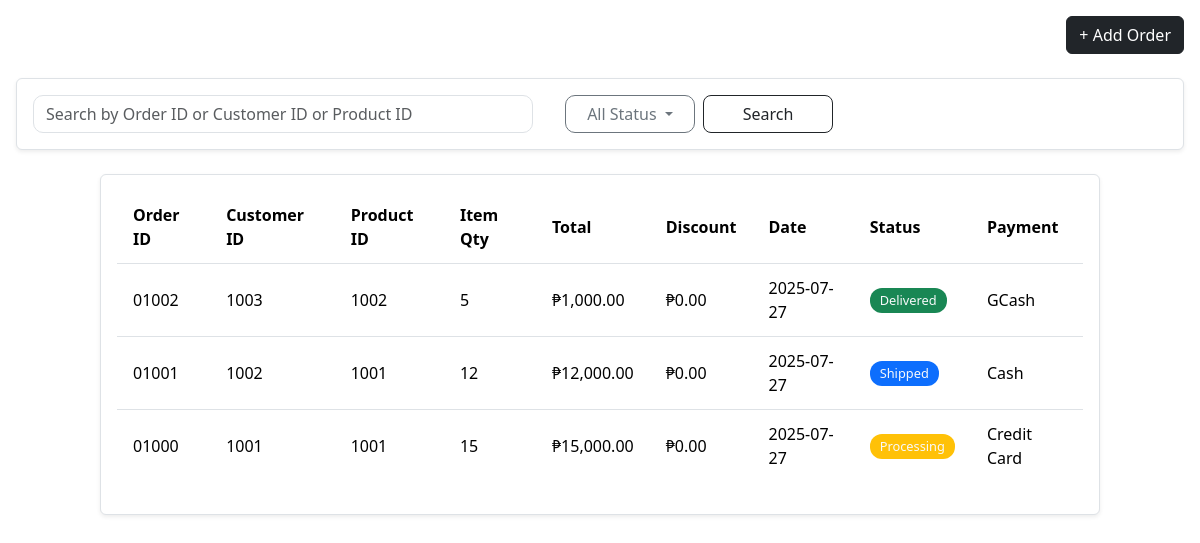
The app's page /order.php with its own data.
### tables this page shows
CREATE TABLE `orders` (
   `order_id` int(11) NOT NULL AUTO_INCREMENT,
   `customer_id` varchar(45) NOT NULL,
   `product_id` varchar(45) NOT NULL,
   `item_quantity` int(11) NOT NULL,
   `total_amount` decimal(10,2) NOT NULL,
   `date_placed` datetime DEFAULT current_timestamp(),
   `status` varchar(45) NOT NULL,
   `payment` varchar(45) NOT NULL,
   `discount` decimal(2,2) NOT NULL DEFAULT 0.00,
   PRIMARY KEY (`order_id`)
 );

### order.php (the view, shortened to what this page needs)
<!DOCTYPE html>
<html lang="en">
<head>
  <link href="https://cdn.jsdelivr.net/npm/bootstrap@5.3.3/dist/css/bootstrap.min.css" rel="stylesheet">
  <link rel="stylesheet" href="order_style.css">
</head>
<body style="background-color: white;">
<div class="flex-grow-1 m-2 py-2 px-2">
    <div class="d-flex justify-content-between align-items-center mb-3">
        <a href="add-order.php" class="btn btn-dark">+ Add Order</a>
    </div>
    <form method="GET" class="search-box mt-4 border rounded shadow-sm p-3 d-flex flex-wrap align-items-center gap-2 justify-content-start"
      style="max-width: 100%;">
        <?php
            $currentStatus = $_GET['status'] ?? 'All';
            $searchTerm = $_GET['search'] ?? '';
        ?>
        <input
            type="text"
            name="search"
            class="form-control"
            style="border-radius: 10px; max-width: 500px;"
            placeholder="Search by Order ID or Customer ID or Product ID"
            value="<?= htmlspecialchars($searchTerm) ?>"
        />
        <div class="dropdown ms-4" style="width: 130px;">
            <button
                class="btn btn-outline-secondary dropdown-toggle w-100"
                style="border-radius: 10px;"
                type="button"
                data-bs-toggle="dropdown"
                aria-expanded="false">
            <?= htmlspecialchars($currentStatus === 'All' ? 'All Status' : $currentStatus) ?>
            </button>
        </div>
        <div style="width: 130px;">
            <button type="submit" class="btn btn-outline-dark w-100">Search</button>
        </div>
    </form>
    <div class="result-box p-3 bg-white border rounded shadow-sm mt-4">
        <div class="table-responsive">
            <table class="table align-top table-hover">
                <thead>
                    <tr>
                        <th>Order ID</th>
                        <th>Customer ID</th>
                        <th>Product ID</th>
                        <th>Item Qty</th>
                        <th>Total</th>
                        <th>Discount</th>
                        <th>Date</th>
                        <th>Status</th>
                        <th>Payment</th>
                    </tr>
                </thead>
                <tbody>
                    <?php
                        include 'db_connection.php';
                        $sql = "SELECT * FROM orders WHERE 1";
                        $sql .= " ORDER BY order_id DESC";
                        $stmt = $conn->prepare($sql);
                        $stmt->execute();
                        $result = $stmt->get_result();
                        if ($result->num_rows > 0) {
                            while ($row = $result->fetch_assoc()) {
                                $orderId = str_pad($row["order_id"], 5, "0", STR_PAD_LEFT);
                                $customerId = htmlspecialchars($row["customer_id"]);
                                $productId = htmlspecialchars($row["product_id"]);
                                $quantity = $row["item_quantity"];
                                $total = "₱" . number_format($row["total_amount"], 2);
                                $discount = "₱" . number_format($row["discount"], 2);
                                $date = date("Y-m-d", strtotime($row["date_placed"]));
                                $status = $row["status"];
                                $payment = $row["payment"];
                                $badgeClass = match(strtolower($status)) {
                                    "processing" => "bg-warning text-light",
                                    "shipped"    => "bg-primary text-light",
                                    "delivered"  => "bg-success text-light",
                                    "cancelled"  => "bg-danger text-light",
                                    default      => "bg-secondary text-light",
                                };
                                echo "
                                <tr>
                                    <td>$orderId</td>
                                    <td>$customerId</td>
                                    <td>$productId</td>
                                    <td>$quantity</td>
                                    <td>$total</td>
                                    <td>$discount</td>
                                    <td>$date</td>
                                    <td><span class='badge $badgeClass'>$status</span></td>
                                    <td>$payment</td>
                                </tr>";
                            }
                        } else {
                            echo "<tr><td colspan='7'>No orders found.</td></tr>";
                        }
                    ?>
                </tbody>
            </table>
        </div>
    </div>
</div>
</body>
</html>

### order_style.css (style rules this page uses)
body { background-color: #f8f9fa; margin: 0; font-family: 'Segoe UI', Tahoma, Geneva, Verdana, sans-serif; }
.search-box { padding: 20px; border: 1px solid #dee2e6; border-radius: 10px; background-color: white; margin: 20px auto 10px auto; max-width: 1000px; }
.search-box input.form-control { border-radius: 8px; }
.search-box .btn, .search-box .dropdown { border-radius: 8px; }
.result-box { border: 1px solid #dee2e6; background-color: white; border-radius: 10px; margin: 0 auto 20px auto; max-width: 1000px; overflow-x: auto; }
.result-box table { width: 100%; border-collapse: separate; border-spacing: 0; border-radius: 10px; overflow: hidden; }
.result-box th, .result-box td { padding: 12px 16px; text-align: left; border-bottom: 1px solid #dee2e6; vertical-align: middle; }
.result-box thead th:first-child { border-top-left-radius: 10px; }
.result-box thead th:last-child { border-top-right-radius: 10px; }
.result-box tbody tr:last-child td { border-bottom: none; }
.badge { font-size: 0.8rem; padding: 6px 10px; border-radius: 12px; font-weight: 500; }
html, body { height: 100%; width: 100%; }

### records on screen
orders: order_id "01002", customer "1003", product "1002", item_quantity "5", total_amount "₱1,000.00", discount "₱0.00", date_placed "2025-07-27", status "Delivered", payment "GCash"
orders: order_id "01001", customer "1002", product "1001", item_quantity "12", total_amount "₱12,000.00", discount "₱0.00", date_placed "2025-07-27", status "Shipped", payment "Cash"
orders: order_id "01000", customer "1001", product "1001", item_quantity "15", total_amount "₱15,000.00", discount "₱0.00", date_placed "2025-07-27", status "Processing", payment "Credit Card"

### other values on screen
$currentStatus === 'All' ? 'All Status' : $currentStatus "All Status"
